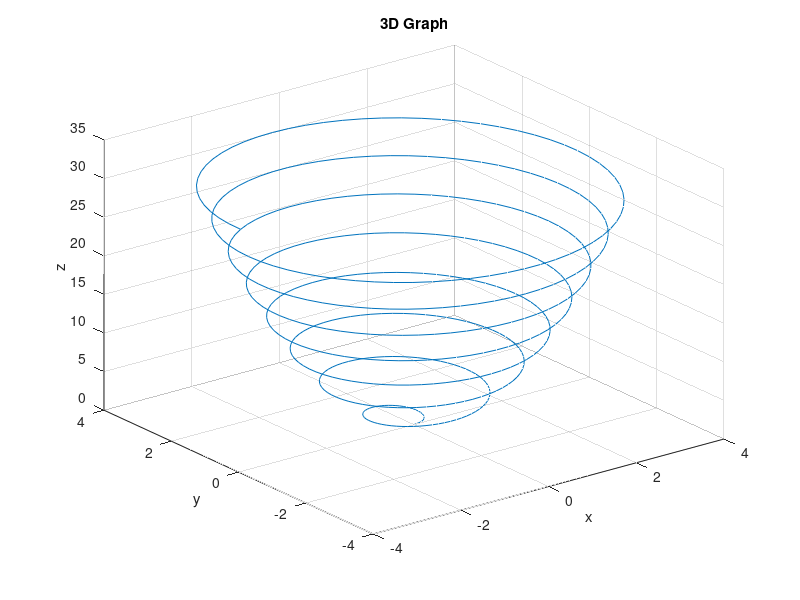

MATLAB code for this plot:
clc; clear;

t = 0:pi/100:5*pi;
x=sqrt(t).*cos(3*t); y=sqrt(t).*sin(3*t); z=2*t;

plot3(x, y, z);
title('3D Graph');
xlabel('x'); ylabel('y'); zlabel('z');
grid on;
